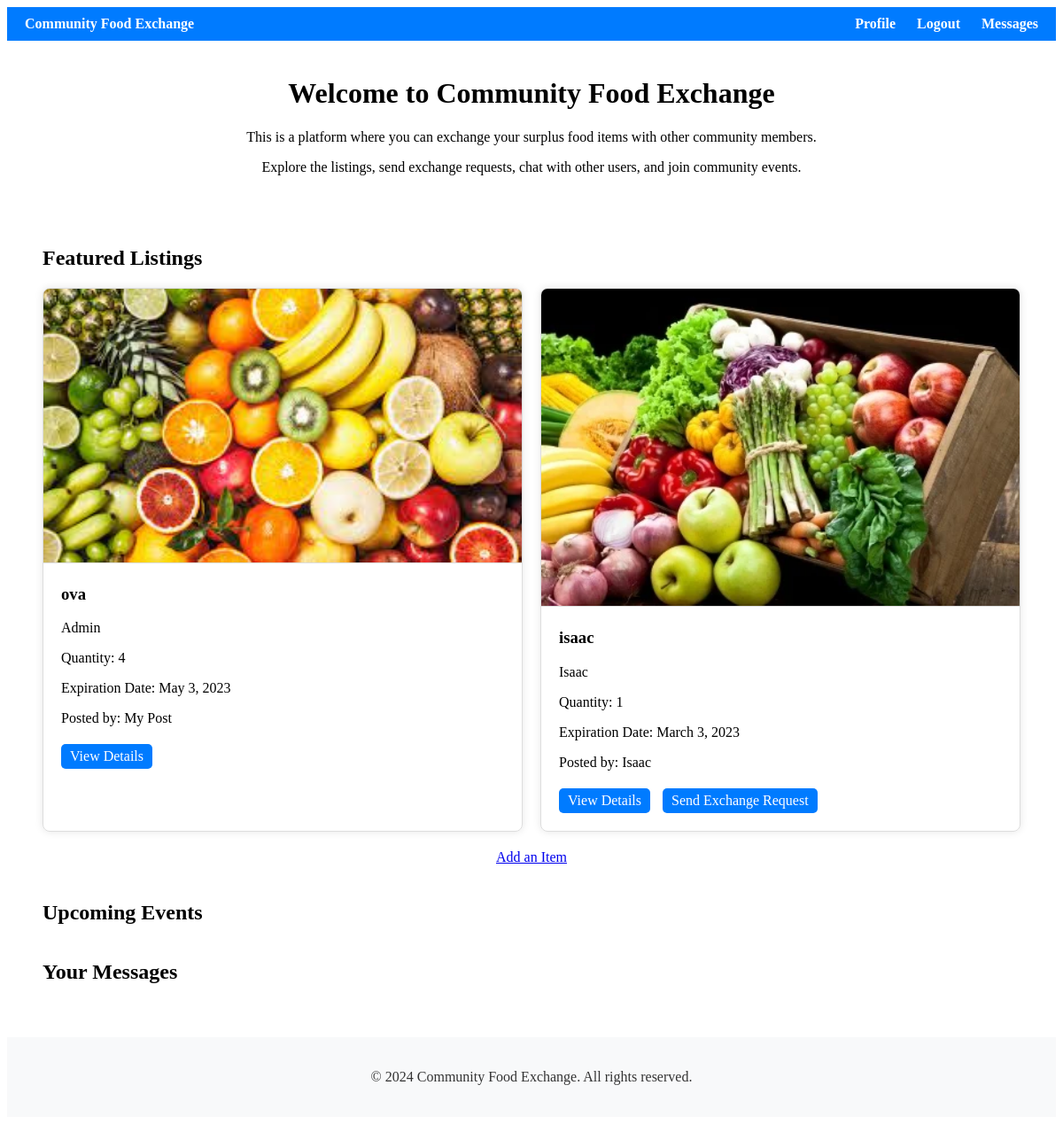
The app's page /accounts/ (signed in), older data.
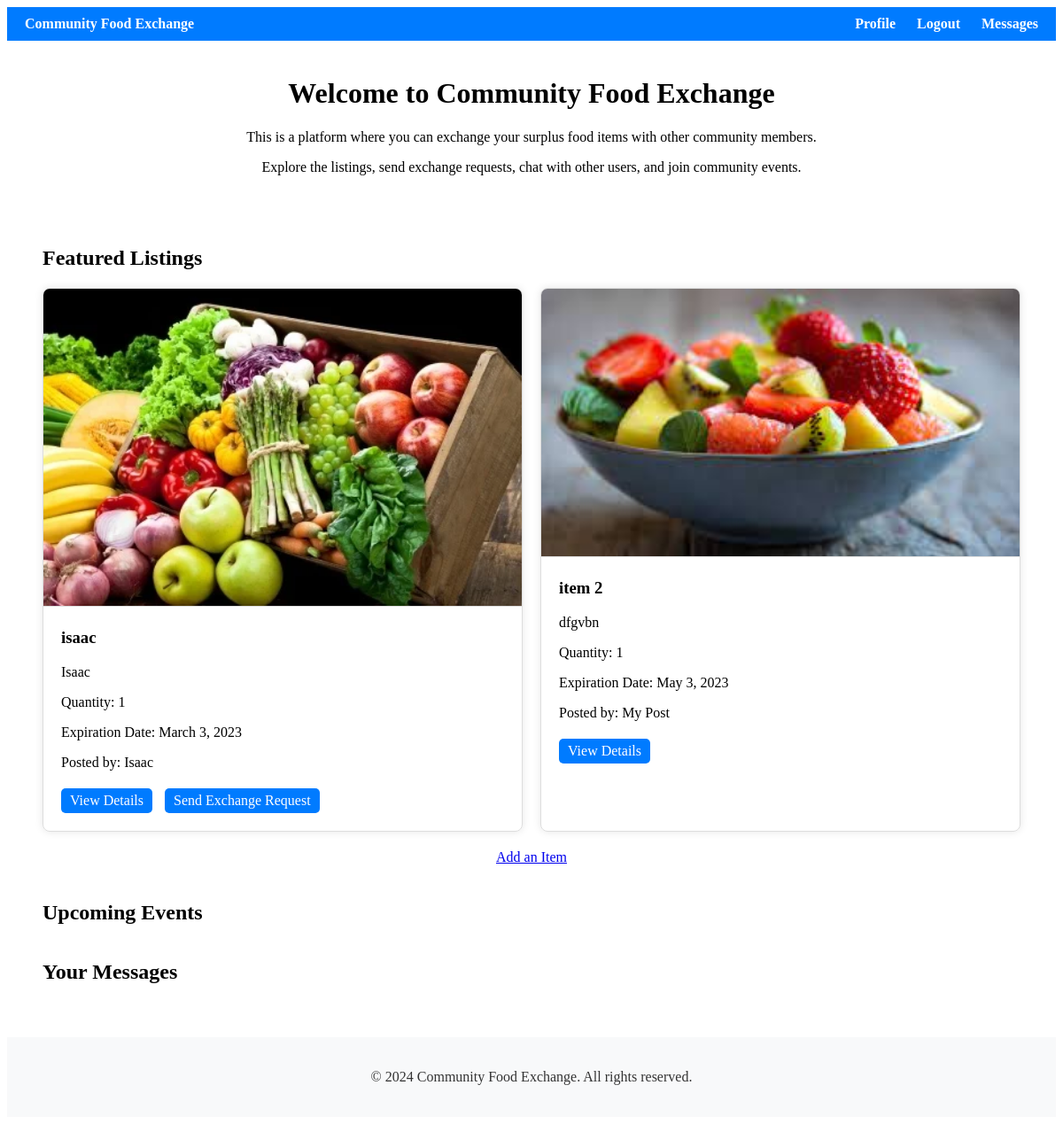
The same page, newer data.
### listings/models.py (models this page shows, shortened)
class Listing(models.Model):
    user = models.ForeignKey(User, on_delete=models.CASCADE)
    item_name = models.CharField(max_length=100)
    description = models.TextField()
    quantity = models.PositiveIntegerField()
    expiration_date = models.DateField()
    created_at = models.DateTimeField(auto_now_add=True)
    image = models.ImageField(upload_to=listing_image_path)

### accounts/views.py (the view)
# urls.py: path('', home, name='home'),
@login_required
def home(request):
    featured_listings = Listing.objects.all()  # Fetch all listings
    upcoming_events = []  # Assuming you have logic to retrieve upcoming events
    unread_messages_count = Message.objects.filter(conversation__participants=request.user, is_read=False).count()
    exchange_requests = ExchangeRequest.objects.filter(receiver=request.user)  # Fetch exchange requests
    action_message = request.session.pop('action_message', None)  # Get action message from session
    return render(request, 'accounts/home.html', {'featured_listings': featured_listings, 'upcoming_events': upcoming_events, 'unread_messages_count': unread_messages_count, 'exchange_requests': exchange_requests, 'action_message': action_message})

### accounts/templates/accounts/home.html (shortened to what this page needs)
{% extends 'accounts/base.html' %}
{% load static %}
{% block content %}
<div class="hero-section">
    <h1>Welcome to Community Food Exchange</h1>
    <p>This is a platform where you can exchange your surplus food items with other community members.</p>
    <p>Explore the listings, send exchange requests, chat with other users, and join community events.</p>
</div>
<div class="container">
    <section class="listings-section">
        <h2>Featured Listings</h2>
        <div class="listings-grid">
            {% for listing in featured_listings %}
            <div class="listing-card">
                <img src="{{ listing.image.url }}" alt="{{ listing.item_name }}">
                <div class="listing-details">
                    <h3>{{ listing.item_name }}</h3>
                    <p>{{ listing.description }}</p>
                    <p>Quantity: {{ listing.quantity }}</p>
                    <p>Expiration Date: {{ listing.expiration_date }}</p>
                    <p>Posted by: {% if user == listing.user %}My Post{% else %}{{ listing.user.username }}{% endif %}</p>
                    <div class="actions">
                        <a href="{% url 'listing_detail' listing.id %}">View Details</a>
                        {% if user.is_authenticated and user != listing.user %}
                            <a href="{% url 'send_exchange_request' listing.id %}">Send Exchange Request</a>
                        {% endif %}
                    </div>
                </div>
            </div>
            {% endfor %}
        </div>
        <div class="create-listing">
            <a href="{% url 'listing_create' %}"> Add an Item</a>
        </div>
    </section>
    <section class="events-section">
        <h2>Upcoming Events</h2>
    </section>
    <section class="latest-messages-section">
        <h2>Your Messages</h2>
    </section>
</div>
{% endblock %}

Row changes from the older to the newer data that the page shows:
removed Listing: image (picture), item_name "ova", description "Admin", quantity "4", expiration_date "May 3, 2023", shows "My Post"
added Listing: image (picture), item_name "item 2", description "dfgvbn", quantity "1", expiration_date "May 3, 2023", shows "My Post"
